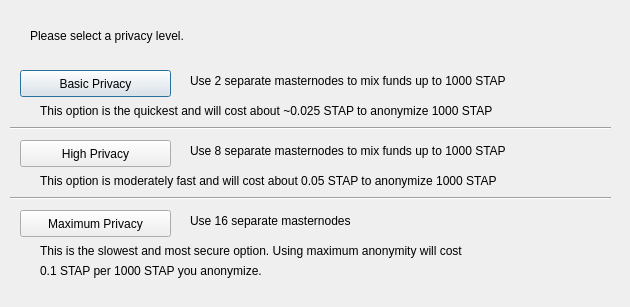
<?xml version="1.0" encoding="UTF-8"?>
<ui version="4.0">
 <class>DarksendConfig</class>
 <widget class="QDialog" name="DarksendConfig">
  <property name="geometry">
   <rect>
    <x>0</x>
    <y>0</y>
    <width>630</width>
    <height>307</height>
   </rect>
  </property>
  <property name="windowTitle">
   <string>Configure PrivateSend</string>
  </property>
  <widget class="QPushButton" name="buttonBasic">
   <property name="geometry">
    <rect>
     <x>20</x>
     <y>70</y>
     <width>151</width>
     <height>27</height>
    </rect>
   </property>
   <property name="text">
    <string>Basic Privacy</string>
   </property>
  </widget>
  <widget class="QPushButton" name="buttonHigh">
   <property name="geometry">
    <rect>
     <x>20</x>
     <y>140</y>
     <width>151</width>
     <height>27</height>
    </rect>
   </property>
   <property name="text">
    <string>High Privacy</string>
   </property>
  </widget>
  <widget class="QPushButton" name="buttonMax">
   <property name="geometry">
    <rect>
     <x>20</x>
     <y>210</y>
     <width>151</width>
     <height>27</height>
    </rect>
   </property>
   <property name="text">
    <string>Maximum Privacy</string>
   </property>
  </widget>
  <widget class="QLabel" name="label">
   <property name="geometry">
    <rect>
     <x>30</x>
     <y>20</y>
     <width>571</width>
     <height>31</height>
    </rect>
   </property>
   <property name="text">
    <string>Please select a privacy level.</string>
   </property>
  </widget>
  <widget class="QLabel" name="label_2">
   <property name="geometry">
    <rect>
     <x>190</x>
     <y>70</y>
     <width>421</width>
     <height>21</height>
    </rect>
   </property>
   <property name="text">
    <string>Use 2 separate masternodes to mix funds up to 1000 STAP</string>
   </property>
  </widget>
  <widget class="QLabel" name="label_3">
   <property name="geometry">
    <rect>
     <x>190</x>
     <y>140</y>
     <width>411</width>
     <height>21</height>
    </rect>
   </property>
   <property name="text">
    <string>Use 8 separate masternodes to mix funds up to 1000 STAP</string>
   </property>
  </widget>
  <widget class="QLabel" name="label_4">
   <property name="geometry">
    <rect>
     <x>190</x>
     <y>210</y>
     <width>421</width>
     <height>21</height>
    </rect>
   </property>
   <property name="text">
    <string>Use 16 separate masternodes</string>
   </property>
  </widget>
  <widget class="QLabel" name="label_6">
   <property name="geometry">
    <rect>
     <x>40</x>
     <y>100</y>
     <width>561</width>
     <height>21</height>
    </rect>
   </property>
   <property name="text">
    <string>This option is the quickest and will cost about ~0.025 STAP to anonymize 1000 STAP</string>
   </property>
  </widget>
  <widget class="QLabel" name="label_7">
   <property name="geometry">
    <rect>
     <x>40</x>
     <y>170</y>
     <width>561</width>
     <height>21</height>
    </rect>
   </property>
   <property name="text">
    <string>This option is moderately fast and will cost about 0.05 STAP to anonymize 1000 STAP</string>
   </property>
  </widget>
  <widget class="QLabel" name="label_8">
   <property name="geometry">
    <rect>
     <x>40</x>
     <y>240</y>
     <width>561</width>
     <height>21</height>
    </rect>
   </property>
   <property name="text">
    <string>This is the slowest and most secure option. Using maximum anonymity will cost</string>
   </property>
  </widget>
  <widget class="QLabel" name="label_9">
   <property name="geometry">
    <rect>
     <x>40</x>
     <y>260</y>
     <width>561</width>
     <height>21</height>
    </rect>
   </property>
   <property name="text">
    <string>0.1 STAP per 1000 STAP you anonymize.</string>
   </property>
  </widget>
  <widget class="Line" name="line">
   <property name="geometry">
    <rect>
     <x>10</x>
     <y>120</y>
     <width>601</width>
     <height>16</height>
    </rect>
   </property>
   <property name="orientation">
    <enum>Qt::Horizontal</enum>
   </property>
  </widget>
  <widget class="Line" name="line_2">
   <property name="geometry">
    <rect>
     <x>10</x>
     <y>190</y>
     <width>601</width>
     <height>16</height>
    </rect>
   </property>
   <property name="orientation">
    <enum>Qt::Horizontal</enum>
   </property>
  </widget>
 </widget>
 <resources/>
 <connections/>
</ui>
